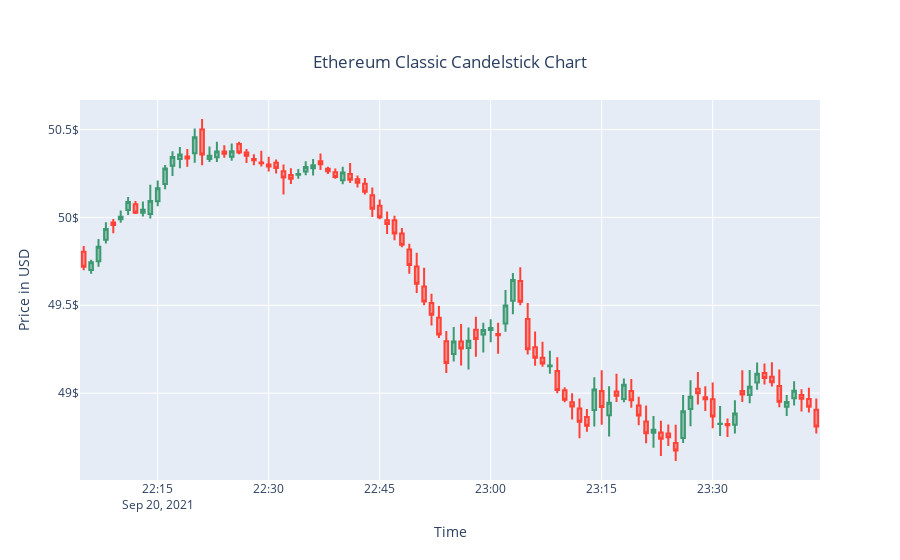

The notebook cell saved with this chart:
### Markdown cell above
- Ethereum Classic

### Code cell
eth_classic_plot = candelstick_chart(
    eth_classic[-100:], title="Ethereum Classic")
eth_classic_plot.show()
